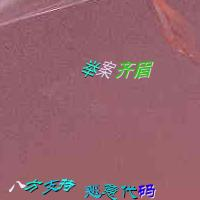
#> input picture KnowledgeMapping/PIL_OpenCV_Exp/opencvCode/49.jpg, 200 x 200 px
$ python '21-图像平滑-平均.py'
#> lines starting #> are read from the running program, lines starting #| are printed output that depends on the picture
import cv2
import numpy as np
from matplotlib import pyplot as plt

# 原图
img = cv2.imread('49.jpg')
#> img is the input picture: shape (200, 200, 3); mean B, G, R 109.3, 99.3, 148.7
cv2.imshow('frame', img)
cv2.waitKey(0)
cv2.destroyAllWindows()

# 平均-归一化
blur1 = cv2.blur(img, (5, 5))
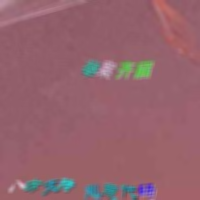
#> blur1: shape (200, 200, 3); mean B, G, R 109.3, 99.3, 148.7
cv2.imshow('frame', blur1)
cv2.waitKey(0)
cv2.destroyAllWindows()

# 高斯模糊
blur2 = cv2.GaussianBlur(img, (5, 5), 0)
cv2.imshow('frame', blur2)
cv2.waitKey(0)
cv2.destroyAllWindows()

# 中值模糊
median = cv2.medianBlur(img,5)
cv2.imshow('frame', median)
cv2.waitKey(0)
cv2.destroyAllWindows()

# 双边滤波
blur3 = cv2.bilateralFilter(img,9,75,75)
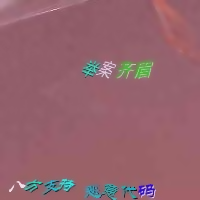
#> blur3: shape (200, 200, 3); mean B, G, R 109.2, 99.2, 148.8
cv2.imshow('frame', blur3)
cv2.waitKey(0)
cv2.destroyAllWindows()

$ run again, with KnowledgeMapping/PIL_OpenCV_Exp/opencvCode/46.jpg copied over KnowledgeMapping/PIL_OpenCV_Exp/opencvCode/49.jpg
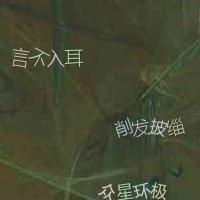
#> input picture KnowledgeMapping/PIL_OpenCV_Exp/opencvCode/46.jpg, 200 x 200 px
#> img is the input picture: shape (200, 200, 3); mean B, G, R 51.1, 73.8, 69.7
#> `blur1 = cv2.blur(img, (5, 5))`:
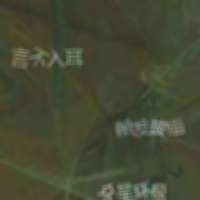
#> blur1: shape (200, 200, 3); mean B, G, R 51.1, 73.8, 69.7
#> `median = cv2.medianBlur(img,5)`:
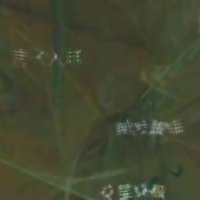
#> median: shape (200, 200, 3); mean B, G, R 49.7, 72.4, 68.3

$ run again, with KnowledgeMapping/PIL_OpenCV_Exp/opencvCode/47.jpg copied over KnowledgeMapping/PIL_OpenCV_Exp/opencvCode/49.jpg
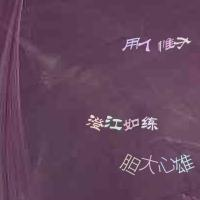
#> input picture KnowledgeMapping/PIL_OpenCV_Exp/opencvCode/47.jpg, 200 x 200 px
#> img is the input picture: shape (200, 200, 3); mean B, G, R 92.5, 69.2, 100.6
#> `blur1 = cv2.blur(img, (5, 5))`:
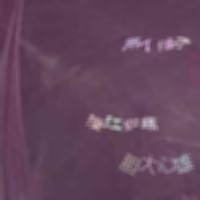
#> blur1: shape (200, 200, 3); mean B, G, R 92.5, 69.2, 100.6
